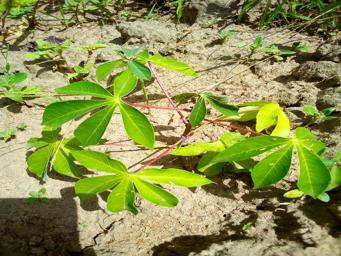
#> input picture dataset/healthy/Archive_1102_21674.jpg, 341 x 256 px
$ python -i predict.py   (imports and definitions only)
#> lines starting #> are read from the running program, lines starting #| are printed output that depends on the picture; after the words box and inside, x2 and y2 are one past the last pixel; in counts of white or black regions, pixels touching at a corner belong together
#!/usr/bin/env python3
"""
AgriSphere AI - Plant Disease Prediction Script (Scikit-learn version)
"""

import json
import numpy as np
from PIL import Image
import joblib
import sys
from scipy import ndimage

IMG_SIZE = 128

def extract_features(image_path):
    """
    Extract same enhanced features as used in training
    """
    try:
        # Open and resize image
        img = Image.open(image_path).convert('RGB')
#> img is the input picture: PIL image 341x256 RGB; mean R, G, B 139.6, 144.8, 78.3
        img = img.resize((IMG_SIZE, IMG_SIZE))
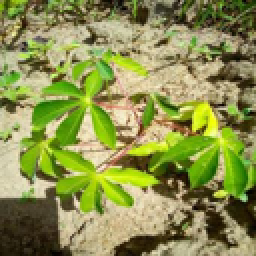
#> img: PIL image 128x128 RGB (shown 2 times larger); mean R, G, B 139.6, 144.8, 78.3

        # Convert to numpy array
        img_array = np.array(img)

        # Extract enhanced features
        # 1. Color histogram features (more bins for better detail)
        hist_r, _ = np.histogram(img_array[:,:,0], bins=64, range=(0, 256))
#> hist_r = 64 values, max 497 at index 51, min 2 at index 0, mean 256
        hist_g, _ = np.histogram(img_array[:,:,1], bins=64, range=(0, 256))
#> hist_g = 64 values, max 566 at index 49, min 8 at index 0, mean 256
        hist_b, _ = np.histogram(img_array[:,:,2], bins=64, range=(0, 256))
#> hist_b = 64 values, max 1037 at index 0, min 0 at index 54, mean 256

        # Normalize histograms
        hist_r = hist_r / (IMG_SIZE * IMG_SIZE)
#> hist_r = 64 values, max 0.0303 at index 51, min 0.000122 at index 0, mean 0.0156
        hist_g = hist_g / (IMG_SIZE * IMG_SIZE)
#> hist_g = 64 values, max 0.0345 at index 49, min 0.000488 at index 0, mean 0.0156
        hist_b = hist_b / (IMG_SIZE * IMG_SIZE)
#> hist_b = 64 values, max 0.0633 at index 0, min 0 at index 54, mean 0.0156

        # 2. Statistical features per channel
        mean_rgb = np.mean(img_array, axis=(0, 1))
#> mean_rgb = [139.6, 144.8, 78.33]
        std_rgb = np.std(img_array, axis=(0, 1))
#> std_rgb = [60.47, 60.62, 59.47]
        median_rgb = np.median(img_array, axis=(0, 1))
#> median_rgb = [145, 161, 69]
        min_rgb = np.min(img_array, axis=(0, 1))
#> min_rgb = [2, 0, 0]
        max_rgb = np.max(img_array, axis=(0, 1))
#> max_rgb = [255, 255, 214]

        # 3. Color space conversions
        hsv_img = img.convert('HSV')
#> hsv_img: PIL image 128x128 HSV; mean H, S, V 39.9, 133.9, 152.3
        hsv_array = np.array(hsv_img)
        mean_hsv = np.mean(hsv_array, axis=(0, 1))
#> mean_hsv = [39.88, 133.9, 152.3]
        std_hsv = np.std(hsv_array, axis=(0, 1))
#> std_hsv = [12.52, 68.18, 60.32]

        # 4. Texture features
        gray = np.mean(img_array, axis=2).astype(np.float32)
        laplacian = np.array([[0, 1, 0], [1, -4, 1], [0, 1, 0]])
        edges = ndimage.convolve(gray, laplacian)
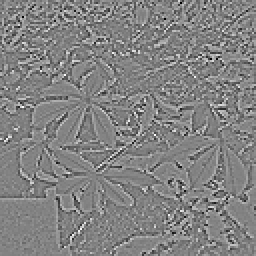
#> edges: shape (128, 128) float32 (shown 2 times larger); min -325.7, max 309, mean 0; drawn with min black and max white
        edge_mean = np.mean(np.abs(edges))
#> edge_mean = 49.94
        edge_std = np.std(edges)
#> edge_std = 68.22

        # 5. Green channel analysis
        green_ratio = np.mean(img_array[:,:,1]) / (np.mean(img_array) + 1e-6)
#> green_ratio = 1.2

        # 6. Disease color indicators
        brown_mask = (img_array[:,:,0] > 100) & (img_array[:,:,1] > 50) & (img_array[:,:,1] < 150) & (img_array[:,:,2] < 100)
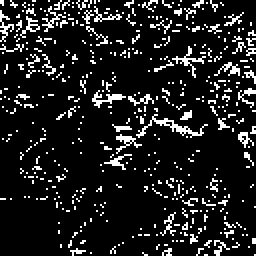
#> brown_mask: shape (128, 128) bool (shown 2 times larger); 12.2% white in thin lines or dots
        brown_ratio = np.sum(brown_mask) / (IMG_SIZE * IMG_SIZE)
#> brown_ratio = 0.122

        yellow_mask = (img_array[:,:,0] > 150) & (img_array[:,:,1] > 150) & (img_array[:,:,2] < 100)
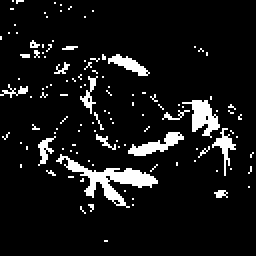
#> yellow_mask: shape (128, 128) bool (shown 2 times larger); 8.4% white; 120 white regions (109 under 20 px), largest, box (x1, y1, x2, y2) and area: (28, 77, 79, 104) 373, (91, 50, 110, 69) 172, (64, 66, 92, 78) 139
        yellow_ratio = np.sum(yellow_mask) / (IMG_SIZE * IMG_SIZE)
#> yellow_ratio = 0.0837

        # 7. Spatial variance
        h, w = img_array.shape[:2]
#> h = 128; w = 128
        q1 = img_array[:h//2, :w//2]
        q2 = img_array[:h//2, w//2:]
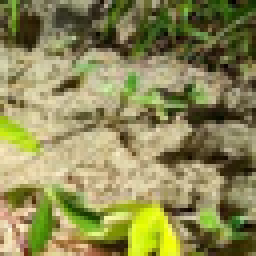
#> q2: shape (64, 64, 3) (shown 4 times larger); mean R, G, B 140.9, 137.2, 85.4
        q3 = img_array[h//2:, :w//2]
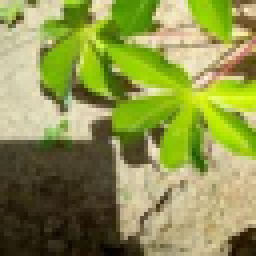
#> q3: shape (64, 64, 3) (shown 4 times larger); mean R, G, B 142, 147.9, 76.9
        q4 = img_array[h//2:, w//2:]
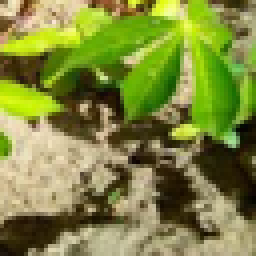
#> q4: shape (64, 64, 3) (shown 4 times larger); mean R, G, B 128.8, 136.5, 63.3
        quad_means = np.array([np.mean(q1), np.mean(q2), np.mean(q3), np.mean(q4)])
#> quad_means = [130.6, 121.1, 122.3, 109.5]
        spatial_variance = np.std(quad_means)
#> spatial_variance = 7.51

        # 8. Combine all features
        features = np.concatenate([
            hist_r, hist_g, hist_b,
            mean_rgb, std_rgb, median_rgb, min_rgb, max_rgb,
            mean_hsv, std_hsv,
            [edge_mean, edge_std],
            [green_ratio, brown_ratio, yellow_ratio],
            [spatial_variance]
        ])
#> features = 219 values, max 255 at index 204, min 0 at index 182, mean 10.23

        return features.reshape(1, -1)  # Reshape for prediction
    except Exception as e:
        print(f"Error processing {image_path}: {e}")
        return None

def predict_disease(image_path, model_path="model.pkl", labels_path="labels.json"):
    """
    Predict plant disease from image
    """
    # Load model and labels
    model = joblib.load(model_path)

    with open(labels_path, 'r') as f:
        class_names = json.load(f)

    # Extract features
    features = extract_features(image_path)
    if features is None:
        return None, None

    # Predict
    prediction = model.predict(features)[0]
    probabilities = model.predict_proba(features)[0]

    predicted_class = class_names[prediction]
    confidence = probabilities[prediction]

    return predicted_class, confidence

# [14 lines not run here, left out]

>>> result = extract_features('../dataset/healthy/Archive_1102_21674.jpg')

$ run again, on dataset/healthy/Archive_1854_22426.jpg
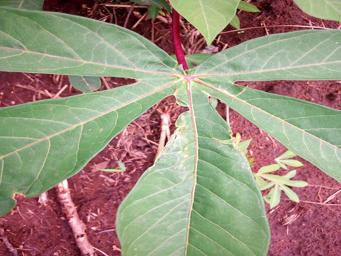
#> input picture dataset/healthy/Archive_1854_22426.jpg, 341 x 256 px
#> in extract_features, img is the input picture: PIL image 341x256 RGB; mean R, G, B 154.3, 142.5, 124.9
#> img: PIL image 128x128 RGB
#> in extract_features, `hist_r, _ = np.histogram(img_array[:,:,0], bins=64, range=(0, 256))`: hist_r = 64 values, max 778 at index 41, min 0 at index 0, mean 256
#> in extract_features, `hist_g, _ = np.histogram(img_array[:,:,1], bins=64, range=(0, 256))`: hist_g = 64 values, max 682 at index 45, min 2 at index 63, mean 256
#> in extract_features, `hist_b, _ = np.histogram(img_array[:,:,2], bins=64, range=(0, 256))`: hist_b = 64 values, max 644 at index 35, min 1 at index 61, mean 256
#> in extract_features, `hist_r = hist_r / (IMG_SIZE * IMG_SIZE)`: hist_r = 64 values, max 0.0475 at index 41, min 0 at index 0, mean 0.0156
#> in extract_features, `hist_g = hist_g / (IMG_SIZE * IMG_SIZE)`: hist_g = 64 values, max 0.0416 at index 45, min 0.000122 at index 63, mean 0.0156
#> in extract_features, `hist_b = hist_b / (IMG_SIZE * IMG_SIZE)`: hist_b = 64 values, max 0.0393 at index 35, min 6.1e-05 at index 61, mean 0.0156
#> mean_rgb = [154.3, 142.5, 124.9]
#> std_rgb = [37.05, 58.6, 43.83]
#> median_rgb = [155, 162, 129]
#> min_rgb = [14, 0, 0]
#> max_rgb = [255, 255, 253]
#> hsv_img: PIL image 128x128 HSV; mean H, S, V 119.2, 80.2, 168.5
#> mean_hsv = [119.2, 80.2, 168.5]
#> std_hsv = [86.78, 47.39, 36.98]
#> edge_mean = 31.61
#> edge_std = 47.32
#> green_ratio = 1.01
#> in extract_features, `brown_mask = (img_array[:,:,0] > 100) & (img_array[:,:,1] > 50) & (img..`:
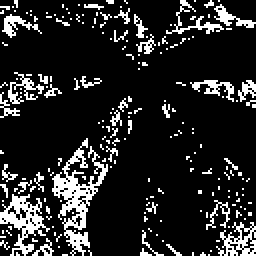
#> brown_mask: shape (128, 128) bool (shown 2 times larger); 15% white in thin lines or dots
#> brown_ratio = 0.15
#> yellow_mask: shape (128, 128) bool; 0.01% white in thin lines or dots, all inside (x1, y1, x2, y2) = (94, 81, 95, 82)
#> yellow_ratio = 6.1e-05
#> in extract_features, `q4 = img_array[h//2:, w//2:]`:
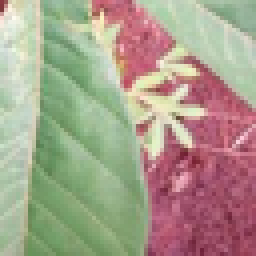
#> q4: shape (64, 64, 3) (shown 4 times larger); mean R, G, B 167.8, 157.5, 139.2
#> quad_means = [130.3, 146.3, 130.8, 154.8]
#> spatial_variance = 10.43
#> features = 219 values, max 255 at index 204, min 0 at index 0, mean 11.04

$ run again, on dataset/healthy/Archive_194_102540.jpg
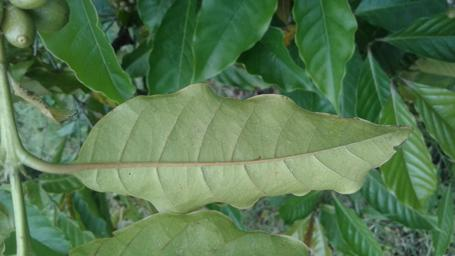
#> input picture dataset/healthy/Archive_194_102540.jpg, 455 x 256 px
#> in extract_features, img is the input picture: PIL image 455x256 RGB; mean R, G, B 85.4, 119.2, 79.5
#> img: PIL image 128x128 RGB
#> in extract_features, `hist_r, _ = np.histogram(img_array[:,:,0], bins=64, range=(0, 256))`: hist_r = 64 values, max 737 at index 13, min 0 at index 50, mean 256
#> in extract_features, `hist_g, _ = np.histogram(img_array[:,:,1], bins=64, range=(0, 256))`: hist_g = 64 values, max 817 at index 25, min 0 at index 0, mean 256
#> in extract_features, `hist_b, _ = np.histogram(img_array[:,:,2], bins=64, range=(0, 256))`: hist_b = 64 values, max 675 at index 11, min 0 at index 50, mean 256
#> in extract_features, `hist_r = hist_r / (IMG_SIZE * IMG_SIZE)`: hist_r = 64 values, max 0.045 at index 13, min 0 at index 50, mean 0.0156
#> in extract_features, `hist_g = hist_g / (IMG_SIZE * IMG_SIZE)`: hist_g = 64 values, max 0.0499 at index 25, min 0 at index 0, mean 0.0156
#> in extract_features, `hist_b = hist_b / (IMG_SIZE * IMG_SIZE)`: hist_b = 64 values, max 0.0412 at index 11, min 0 at index 50, mean 0.0156
#> mean_rgb = [85.36, 119.2, 79.45]
#> std_rgb = [42.6, 36.81, 36.04]
#> median_rgb = [78, 117, 76]
#> min_rgb = [3, 13, 2]
#> max_rgb = [196, 226, 198]
#> hsv_img: PIL image 128x128 HSV; mean H, S, V 79.4, 101.9, 119.2
#> mean_hsv = [79.38, 101.9, 119.2]
#> std_hsv = [15.73, 37.04, 36.83]
#> edge_mean = 19.29
#> edge_std = 27.9
#> green_ratio = 1.26
#> in extract_features, `brown_mask = (img_array[:,:,0] > 100) & (img_array[:,:,1] > 50) & (img..`:
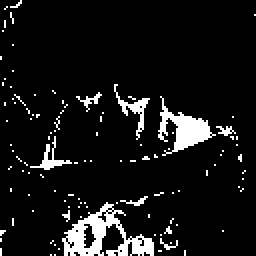
#> brown_mask: shape (128, 128) bool (shown 2 times larger); 8.2% white; 110 white regions (103 under 20 px), largest, box (x1, y1, x2, y2) and area: (31, 101, 77, 128) 513, (79, 48, 108, 78) 322, (57, 42, 75, 70) 108
#> brown_ratio = 0.0823
#> yellow_mask: shape (128, 128) bool; every value is 0
#> yellow_ratio = 0
#> in extract_features, `q4 = img_array[h//2:, w//2:]`:
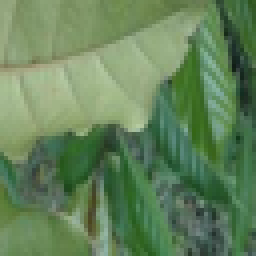
#> q4: shape (64, 64, 3) (shown 4 times larger); mean R, G, B 99.9, 130.9, 90.6
#> quad_means = [81.7, 70.88, 118.9, 107.1]
#> spatial_variance = 19.22
#> features = 219 values, max 226 at index 205, min 0 at index 50, mean 8.08

$ run again, on dataset/healthy/Archive_4643_74537.jpg
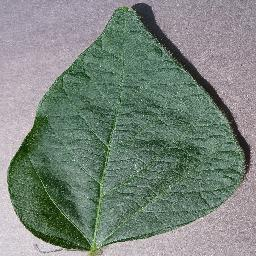
#> input picture dataset/healthy/Archive_4643_74537.jpg, 256 x 256 px
#> in extract_features, img is the input picture: PIL image 256x256 RGB; mean R, G, B 121, 132.6, 123.6
#> img: PIL image 128x128 RGB
#> in extract_features, `hist_r, _ = np.histogram(img_array[:,:,0], bins=64, range=(0, 256))`: hist_r = 64 values, max 782 at index 22, min 0 at index 0, mean 256
#> in extract_features, `hist_g, _ = np.histogram(img_array[:,:,1], bins=64, range=(0, 256))`: hist_g = 64 values, max 846 at index 38, min 0 at index 0, mean 256
#> in extract_features, `hist_b, _ = np.histogram(img_array[:,:,2], bins=64, range=(0, 256))`: hist_b = 64 values, max 736 at index 25, min 0 at index 0, mean 256
#> in extract_features, `hist_r = hist_r / (IMG_SIZE * IMG_SIZE)`: hist_r = 64 values, max 0.0477 at index 22, min 0 at index 0, mean 0.0156
#> in extract_features, `hist_g = hist_g / (IMG_SIZE * IMG_SIZE)`: hist_g = 64 values, max 0.0516 at index 38, min 0 at index 0, mean 0.0156
#> in extract_features, `hist_b = hist_b / (IMG_SIZE * IMG_SIZE)`: hist_b = 64 values, max 0.0449 at index 25, min 0 at index 0, mean 0.0156
#> mean_rgb = [121, 132.6, 123.6]
#> std_rgb = [47.59, 33.8, 45.57]
#> median_rgb = [107, 133, 116]
#> min_rgb = [14, 22, 4]
#> max_rgb = [225, 221, 225]
#> hsv_img: PIL image 128x128 HSV; mean H, S, V 140.7, 46, 137.3
#> mean_hsv = [140.7, 46.05, 137.3]
#> std_hsv = [64.43, 31.53, 37.59]
#> edge_mean = 29.73
#> edge_std = 40.54
#> green_ratio = 1.05
#> brown_mask: shape (128, 128) bool; 0.4% white in thin lines or dots
#> brown_ratio = 0.00403
#> yellow_mask: shape (128, 128) bool; every value is 0
#> yellow_ratio = 0
#> in extract_features, `q4 = img_array[h//2:, w//2:]`:
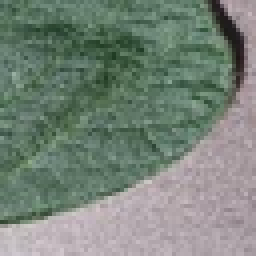
#> q4: shape (64, 64, 3) (shown 4 times larger); mean R, G, B 118.6, 131.2, 120.7
#> quad_means = [140, 124.1, 115.3, 123.5]
#> spatial_variance = 8.94
#> features = 219 values, max 225 at index 204, min 0 at index 0, mean 9.64
